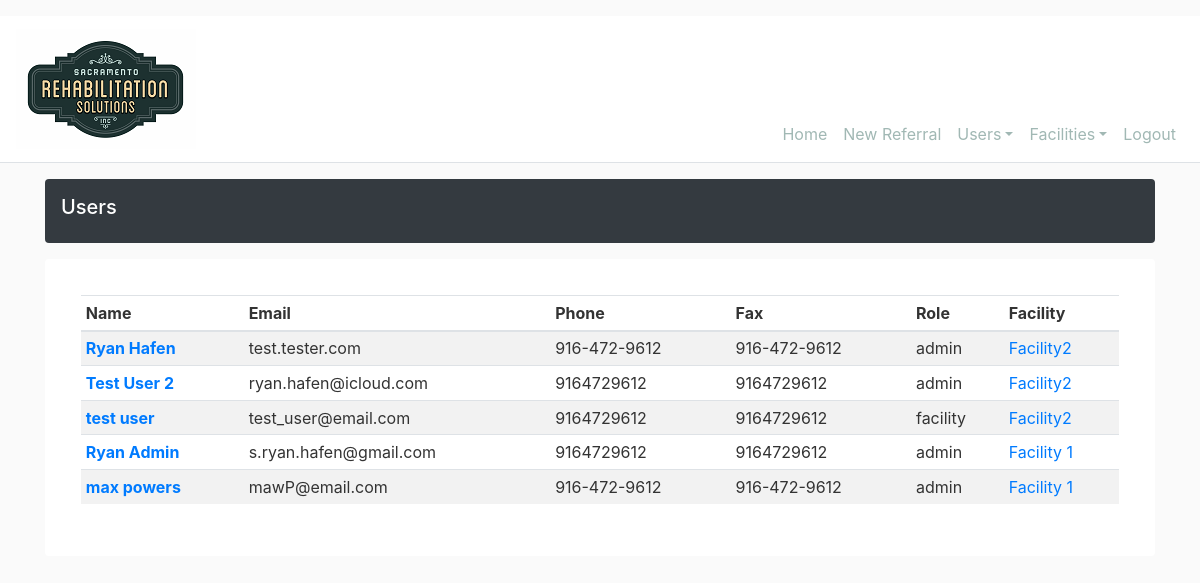
Page /user/list (signed in) on the earlier database version.
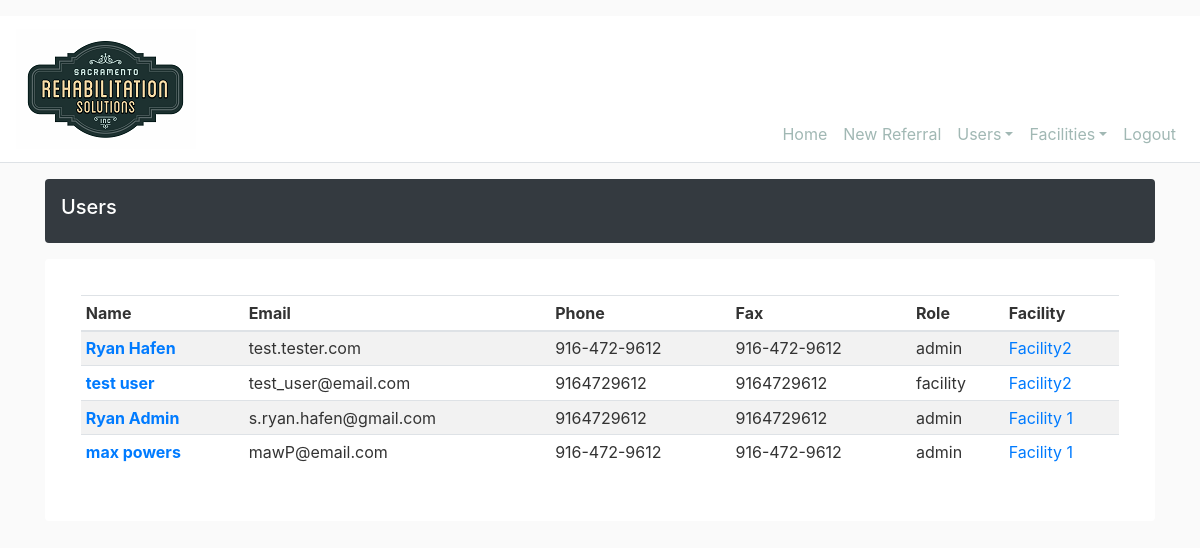
Same page on the later database version.
### srs_intake/models.py (models this page shows, shortened)
class User(db.Model, UserMixin):
    id = db.Column(db.Integer, primary_key=True)
    firstname = db.Column(db.String(20), nullable=True)
    lastname = db.Column(db.String(20), nullable=True)
    email = db.Column(db.String(120), unique=True, nullable=True)
    phone = db.Column(db.String(20), nullable=True)
    fax = db.Column(db.String(20), nullable=True)
    role = db.Column(db.String(20), nullable=True)
    password = db.Column(db.String(60), nullable=True)
    facility_id = db.Column(db.Integer, db.ForeignKey('facility.id'), nullable=True)
    facility = db.relationship('Facility', backref='submitter', lazy=True)

class Facility(db.Model):
    id = db.Column(db.Integer, primary_key=True)
    name = db.Column(db.String(20), nullable=True)
    address1 = db.Column(db.String(120), nullable=True)
    address2 = db.Column(db.String(120), nullable=True)
    city = db.Column(db.String(20), nullable=True)
    state = db.Column(db.String(2), nullable=True)
    zip_code = db.Column(db.String(10), nullable=True)
    source = db.Column(db.String(10), nullable=True)
    users = db.relationship('User', backref='user_loc', lazy=True)
    referals = db.relationship('Referral', backref='referral_loc', lazy=True)

### srs_intake/users/routes.py (the view)
@users.route("/user/list")
@login_required
def list_users():
    user = User.query.get(current_user.id)
    if user.role == 'admin':
        users = User.query.all()
        return render_template('users/users_list.html', title="Users", users=users)
    else:
        abort(403)

### srs_intake/models.py (called while the page is built)
@login_manager.user_loader
def load_user(user_id):
    return User.query.get(int(user_id))

### srs_intake/templates/users/users_list.html
{% extends "layout.html" %}
{% block content %}
<div class="d-flex align-items-center p-3 my-3 text-white bg-dark rounded shadow-sm">
    <div class="lh-100">
        <h5 class="lh-100">
            {{ title }}
        </h5>
    </div>
</div>
    <div class="my-3 p-3 bg-white rounded shadow-sm">
        <div class="card-body table-responsive-md" >
            <table Class="table table-striped table-sm">
                <thead>
                    <tr>
                        <th scope="col">Name</th>
                        <th scope="col">Email</th>
                        <th scope="col">Phone</th>
                        <th scope="col">Fax</th>
                        <th scope="col">Role</th>
                        <th scope="col">Facility</th>
                    </tr>
                </thead>
                <tbody>
                    {% for user in users %}
                        <tr>
                            <th scope="col"><a href="{{ url_for('users.user', user_id=user.id)}}">{{ user.firstname }} {{ user.lastname }}</a></th>
                            <td>{{ user.email}}</td>
                            <td>{{ user.phone }}</td>
                            <td>{{ user.fax }}</td>
                            <td>{{ user.role }}</td>
                            <td scope="col"><a href="{{ url_for('facilities.facility', facility_id=user.facility_id)}}">{{ user.user_loc.name }}</a></td>
                        </tr>
                    {% endfor %}
                </tbody>
            </table>
        </div>
    </div>
{% endblock content %}

### srs_intake/templates/layout.html (shortened to what this page needs)
<!doctype html>
<html lang="en">
<head>
    <link rel="stylesheet" href="https://maxcdn.bootstrapcdn.com/bootstrap/4.0.0/css/bootstrap.min.css">
    <link rel="stylesheet" href="https://cdnjs.cloudflare.com/ajax/libs/font-awesome/5.10.2/css/all.css" />
    <link rel="stylesheet" type="text/css" href="{{ url_for('static', filename='css/main.css') }}">
</head>
<body>
    <header class="site-header border-bottom pt-3">
        <nav class="navbar navbar-expand-lg navbar-light bg-white align-items-end">
            <a class="navbar-brand" href="home"><img src="{{ url_for('static', filename='img/srs_final_logo.png') }}" width="180" height="120" alt=""></a>
            <div class="collapse navbar-collapse justify-content-end" id="navbar">
                <ul class="navbar-nav">
                    <li class="nav-item">
                        <a class="nav-link" href="{{ url_for('main.home')}}">Home</a>
                    </li>
                    {% if current_user.is_authenticated and current_user.role == 'admin' %}
                    <li class="nav-item"><a class="nav-link" href="{{ url_for('referrals.new_referral') }}">New Referral</a></li>
                        <li class="nav-item dropdown">
                            <a class="nav-link dropdown-toggle" href="#" id="navbarDropdownMenuLink" role="button" data-toggle="dropdown" aria-haspopup="true" aria-expanded="false">Users</a>
                        </li>
                        <li class="nav-item dropdown">
                            <a class="nav-link dropdown-toggle" href="#" id="navbarDropdownMenuLink" role="button" data-toggle="dropdown" aria-haspopup="true" aria-expanded="false">Facilities</a>
                        </li>
                        <li class="nav-item"><a class="nav-link" href="{{ url_for('users.logout') }}">Logout</a></li>
                    {% elif current_user.is_authenticated and current_user.role == 'facility' %}
                        <li class="nav-item"><a class="nav-link" href="{{ url_for('referrals.new_referral') }}">New Referral</a></li>
                        <li class="nav-item"><a class="nav-link" href="{{ url_for('users.logout') }}">Logout</a></li>
                    {% else %}
                        <li class="nav-item">
                            <a class="nav-link" href="{{ url_for('users.login') }}">Login</a>
                        </li>
                    {% endif %}
                </ul >
            </div>
        </nav>
    </header>
    <main class="container">
        {% block content %}
        {% endblock %}
    </main>
</body>
</html>

### srs_intake/static/css/main.css (style rules this page uses)
body { background: #fafafa; color: #333333; }
h1, h2, h3, h4, h5, h6 { color: #ffffff; }
.site-header .navbar-nav .nav-link { color: #a1b8b4; }

Differences in the rows shown:
removed User: firstname "Test", lastname "User 2", email "ryan.hafen@icloud.com", phone "9164729612", fax "9164729612", role "admin", user_loc.name "Facility2"
